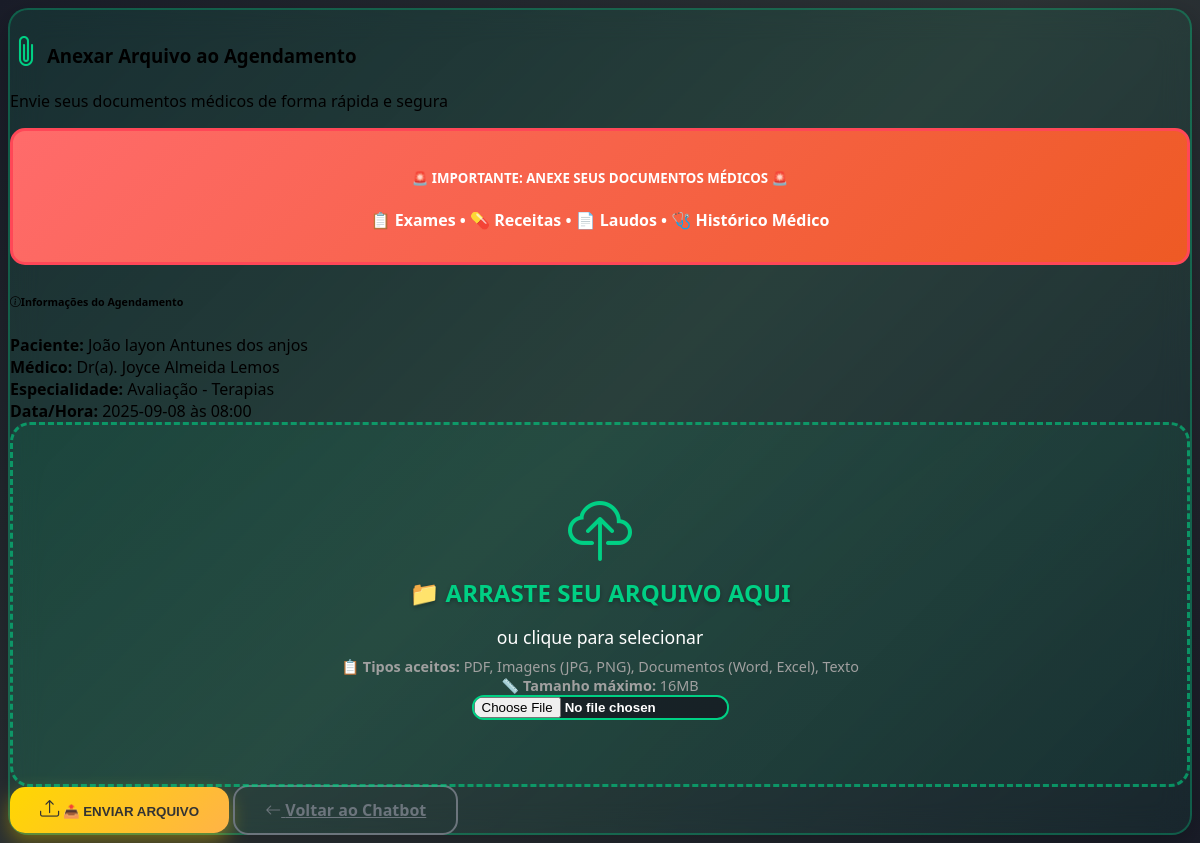
Screenshot of /anexar-arquivo/1 with the database file from the repository.
### tables this page shows
CREATE TABLE pacientes (
                id INTEGER PRIMARY KEY AUTOINCREMENT,
                cpf TEXT NOT NULL UNIQUE,
                nome TEXT NOT NULL,
                data_nascimento DATE,
                telefone TEXT,
                email TEXT,
                carteirinha TEXT,
                tipo_atendimento TEXT DEFAULT 'particular',
                criado_em DATETIME DEFAULT CURRENT_TIMESTAMP
            );

CREATE TABLE medicos (
                id INTEGER PRIMARY KEY AUTOINCREMENT,
                nome TEXT NOT NULL,
                crm TEXT UNIQUE,
                especialidade_id INTEGER NOT NULL,
                ativo BOOLEAN DEFAULT 1,
                agenda_recorrente BOOLEAN DEFAULT 0,
                criado_em DATETIME DEFAULT CURRENT_TIMESTAMP,
                FOREIGN KEY (especialidade_id) REFERENCES especialidades (id)
            );

CREATE TABLE especialidades (
                id INTEGER PRIMARY KEY AUTOINCREMENT,
                nome TEXT NOT NULL UNIQUE,
                descricao TEXT,
                ativo BOOLEAN DEFAULT 1,
                criado_em DATETIME DEFAULT CURRENT_TIMESTAMP
            , requer_anexo BOOLEAN DEFAULT 0);

CREATE TABLE agendamentos (
                id INTEGER PRIMARY KEY AUTOINCREMENT,
                paciente_id INTEGER NOT NULL,
                medico_id INTEGER NOT NULL,
                especialidade_id INTEGER NOT NULL,
                local_id INTEGER NOT NULL,
                data DATE NOT NULL,
                hora TIME NOT NULL,
                observacoes TEXT,
                status TEXT DEFAULT 'agendado',
                criado_em DATETIME DEFAULT CURRENT_TIMESTAMP,
                cancelado_em DATETIME,
                motivo_cancelamento TEXT, anexo_nome TEXT, anexo_path TEXT,
                FOREIGN KEY (paciente_id) REFERENCES pacientes (id),
                FOREIGN KEY (medico_id) REFERENCES medicos (id),
                FOREIGN KEY (especialidade_id) REFERENCES especialidades (id),
                FOREIGN KEY (local_id) REFERENCES locais (id)
            );

### app.py (the view)
@app.route('/anexar-arquivo/<int:agendamento_id>')
def pagina_anexo_paciente(agendamento_id):
    try:
        agendamento = Agendamento.find_by_id(agendamento_id)
        if not agendamento:
            flash('Agendamento não encontrado.', 'error')
            return redirect(url_for('index'))
        agendamento.paciente_rel = agendamento.get_paciente()
        agendamento.medico_rel = agendamento.get_medico()
        agendamento.especialidade_rel = agendamento.get_especialidade()
        return render_template('anexar_arquivo.html', agendamento=agendamento)
    except Exception as e:
        logger.error(f"Erro ao carregar página de anexo: {e}")
        flash('Erro ao carregar página.', 'error')
        return redirect(url_for('index'))

### database.py (called while the page is built)
    def get_connection(self):
        conn = sqlite3.connect(self.db_path)
        conn.execute("PRAGMA foreign_keys = ON")
        conn.row_factory = sqlite3.Row  # Para acessar colunas por nome
        return conn

    def execute_query(self, query: str, params: tuple = ()) -> List[sqlite3.Row]:
        with self.get_connection() as conn:
            cursor = conn.execute(query, params)
            return cursor.fetchall()

### models.py (called while the page is built)
    @classmethod
    def find_by_id(cls, record_id: int):
        query = f"SELECT * FROM {cls.table_name} WHERE id = ?"
        rows = db.execute_query(query, (record_id,))
        if rows:
            return cls(**dict(rows[0]))
        return None

    def get_paciente(self) -> Optional['Paciente']:
        if self.paciente_id:
            return Paciente.find_by_id(self.paciente_id)
        return None

    def get_medico(self) -> Optional['Medico']:
        if self.medico_id:
            return Medico.find_by_id(self.medico_id)
        return None

    def get_especialidade(self) -> Optional['Especialidade']:
        if self.especialidade_id:
            return Especialidade.find_by_id(self.especialidade_id)
        return None

### templates/anexar_arquivo.html (shortened to what this page needs)
<!DOCTYPE html>
<html lang="pt-BR" data-bs-theme="dark">
<head>
    <link href="https://cdn.replit.com/agent/bootstrap-agent-dark-theme.min.css" rel="stylesheet">
    <link href="https://cdn.jsdelivr.net/npm/bootstrap-icons@1.11.0/font/bootstrap-icons.css" rel="stylesheet">
</head>
<body>
    <div class="container mt-5">
        <div class="row justify-content-center">
            <div class="col-md-10">
                <div class="card highlight-card">
                    <div class="card-header text-center">
                        <h3 class="mb-0">
                            <i class="bi bi-paperclip me-2" style="color: #00d084; font-size: 2rem;"></i>
                            Anexar Arquivo ao Agendamento
                        </h3>
                        <p class="mt-2 mb-0 text-muted">Envie seus documentos médicos de forma rápida e segura</p>
                    </div>
                    <div class="card-body">
                        <div class="attention-banner">
                            <h5 class="mb-2">
                                🚨 IMPORTANTE: ANEXE SEUS DOCUMENTOS MÉDICOS 🚨
                            </h5>
                            <p class="mb-0">
                                📋 Exames • 💊 Receitas • 📄 Laudos • 🩺 Histórico Médico
                            </p>
                        </div>
                        <div class="alert alert-info">
                            <h6><i class="bi bi-info-circle me-2"></i>Informações do Agendamento</h6>
                            <div class="row">
                                <div class="col-md-6">
                                    <strong>Paciente:</strong> {{ agendamento.paciente_rel.nome if agendamento.paciente_rel else 'N/A' }}<br>
                                    <strong>Médico:</strong> Dr(a). {{ agendamento.medico_rel.nome if agendamento.medico_rel else 'N/A' }}
                                </div>
                                <div class="col-md-6">
                                    <strong>Especialidade:</strong> {{ agendamento.especialidade_rel.nome if agendamento.especialidade_rel else 'N/A' }}<br>
                                    <strong>Data/Hora:</strong> {{ agendamento.data }} às {{ agendamento.hora }}
                                </div>
                            </div>
                        </div>
                        <form method="POST" action="{{ url_for('upload_anexo_paciente', agendamento_id=agendamento.id) }}"
                              enctype="multipart/form-data" id="uploadForm">
                            <div class="upload-area mb-4" id="uploadArea">
                                <i class="bi bi-cloud-upload upload-icon"></i>
                                <div class="upload-title">📁 ARRASTE SEU ARQUIVO AQUI</div>
                                <div class="upload-subtitle">ou clique para selecionar</div>
                                <div class="upload-note mt-3">
                                    <strong>📋 Tipos aceitos:</strong> PDF, Imagens (JPG, PNG), Documentos (Word, Excel), Texto<br>
                                    <strong>📏 Tamanho máximo:</strong> 16MB
                                </div>
                                <input type="file" class="form-control mt-4" id="arquivo" name="arquivo"
                                       accept=".pdf,.jpg,.jpeg,.png,.gif,.doc,.docx,.xls,.xlsx,.txt"
                                       required style="border: 2px solid #00d084; font-weight: bold;">
                            </div>
                            <div class="text-center">
                                <button type="submit" class="btn btn-lg me-3" style="background: linear-gradient(135deg, #ffd700, #ffb347); border: none; color: #333; font-weight: bold; padding: 12px 30px; border-radius: 15px; box-shadow: 0 8px 20px rgba(255, 215, 0, 0.4); transition: all 0.3s ease;">
                                    <i class="bi bi-upload me-2" style="font-size: 1.2rem;"></i>
                                    📤 ENVIAR ARQUIVO
                                </button>
                                <a href="/" class="btn btn-outline-light btn-lg" style="border: 2px solid #6c757d; color: #6c757d; font-weight: bold; padding: 12px 30px; border-radius: 15px; transition: all 0.3s ease;">
                                    <i class="bi bi-arrow-left me-2"></i>
                                    Voltar ao Chatbot
                                </a>
                            </div>
                        </form>
                    </div>
                </div>
            </div>
        </div>
    </div>
</body>
</html>

### templates/anexar_arquivo.html (style rules this page uses)
body { background: linear-gradient(135deg, #1a1d29 0%, #2d3436 50%, #1a1d29 100%); min-height: 100vh; font-family: 'Segoe UI', Tahoma, Geneva, Verdana, sans-serif; }
.card { background: rgba(13, 17, 23, 0.95); backdrop-filter: blur(15px); border: 1px solid rgba(255, 255, 255, 0.1); border-radius: 20px; box-shadow: 0 10px 30px rgba(0, 0, 0, 0.3); }
.btn { border-radius: 12px; font-weight: 500; transition: all 0.3s ease; }
.form-control { background: rgba(22, 27, 34, 0.8); border: 2px solid rgba(255, 255, 255, 0.1); border-radius: 12px; color: #ffffff; }
.upload-area { border: 3px dashed rgba(0, 208, 132, 0.6); border-radius: 20px; padding: 4rem; text-align: center; transition: all 0.4s ease; background: linear-gradient(145deg, rgba(0, 208, 132, 0.1), rgba(0, 208, 132, 0.05)); position: relative; overflow: hidden; cursor: pointer; }
.upload-area::before { content: ''; position: absolute; top: 0; left: -100%; width: 100%; height: 100%; background: linear-gradient(90deg, transparent, rgba(0, 208, 132, 0.2), transparent); transition: left 0.5s ease; }
.upload-icon { font-size: 4rem; color: #00d084; margin-bottom: 1rem; animation: pulse 2s infinite; }
.upload-title { font-size: 1.5rem; font-weight: bold; color: #00d084; margin-bottom: 1rem; text-shadow: 0 2px 4px rgba(0, 0, 0, 0.3); }
.upload-subtitle { font-size: 1.1rem; color: #ffffff; margin-bottom: 0.5rem; }
.upload-note { font-size: 0.9rem; color: #a0a0a0; }
.highlight-card { background: linear-gradient(135deg, rgba(0, 208, 132, 0.1), rgba(0, 208, 132, 0.05)); border: 2px solid rgba(0, 208, 132, 0.3); animation: glow 3s ease-in-out infinite alternate; }
.attention-banner { background: linear-gradient(135deg, #ff6b6b, #ee5a24); color: white; padding: 15px; border-radius: 15px; text-align: center; margin-bottom: 30px; font-weight: bold; animation: attention 2s ease-in-out infinite alternate; border: 3px solid #ff4757; }

### rows the page displays
pacientes: paciente_rel "João layon Antunes dos anjos"
medicos: medico_rel "Joyce Almeida Lemos"
especialidades: especialidade_rel "Avaliação - Terapias"
agendamentos: data "2025-09-08", hora "08:00"
